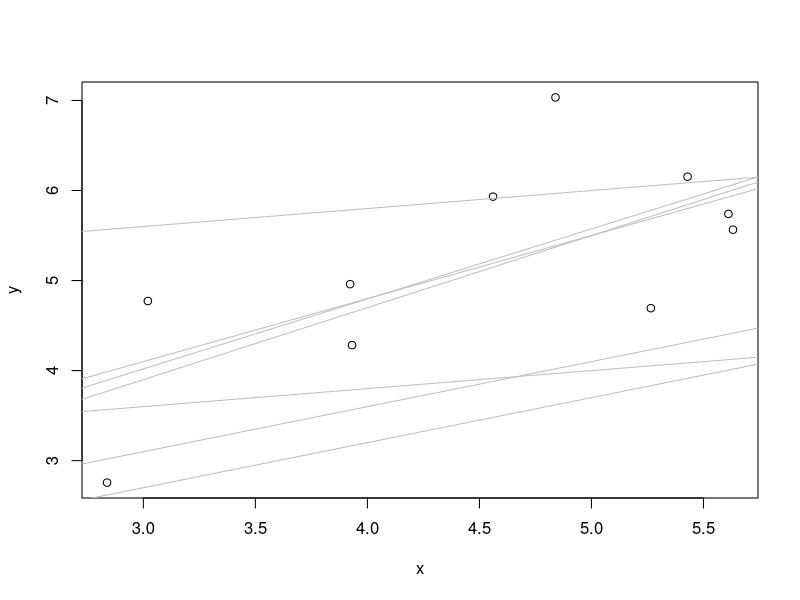
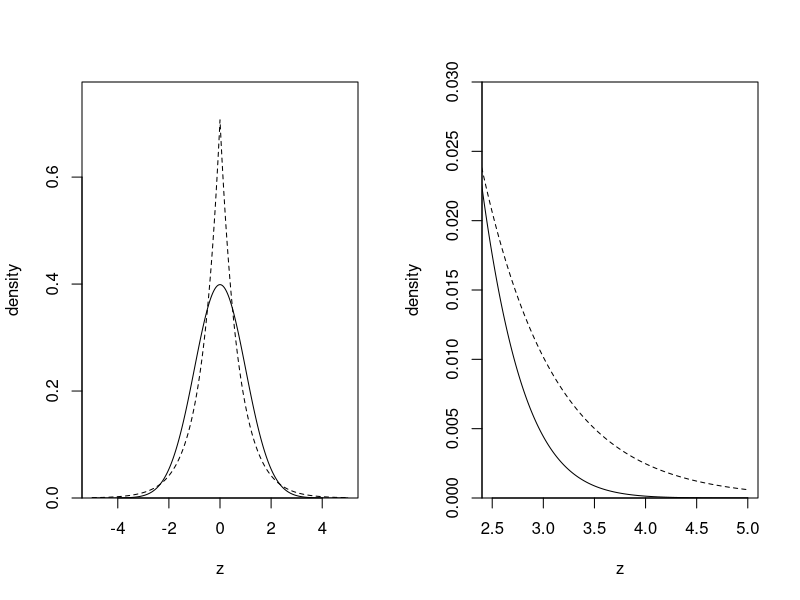
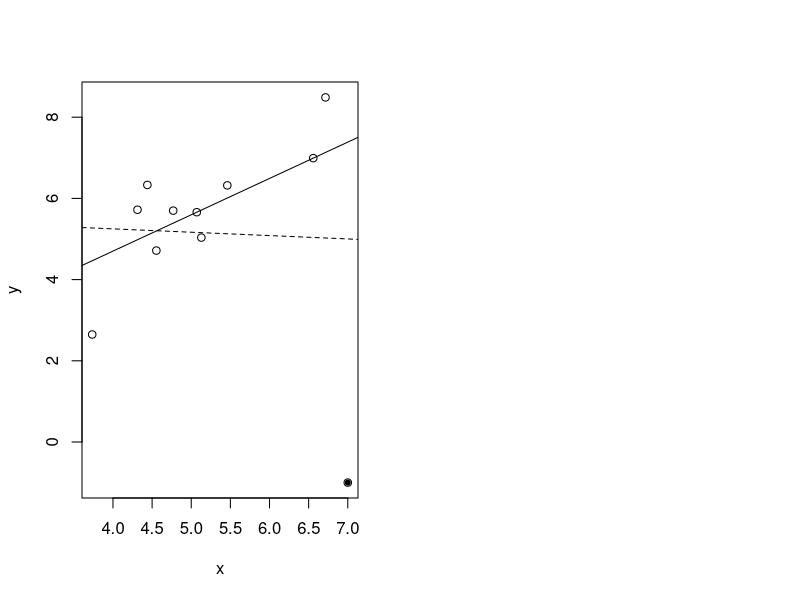

The R script that drew these images, in order:
## Section 2.2.1

x = rnorm(10,5,1)
#True beta0=2.0; true beta1=0.7; true sigma=1
y = 2.0 + 0.7*x + rnorm(10,0,1) 
plot(x,y)
sseplot = function(a,b) {
  abline(a,b, col="gray")
  sse = sum ((y - (a+b*x))^2)
  sse
}

sseplot(1.5,.8)   # intercept = 1.5, slope = .8
sseplot(1.6,.5)
sseplot(3.0,.2)
sseplot(5.0,.2)
sseplot(1.2,.5)
sseplot(2.0,.7)

b0.hat = lsfit(x,y)$coefficients[1]
b1.hat = lsfit(x,y)$coefficients[2]
sseplot(b0.hat,b1.hat)

b1.ols = cov(x,y)/var(x); b1.ols
b0.ols = mean(y) - b1.ols*mean(x); b0.ols

b1.hat; b0.hat

## Figure 2.2
par(mfrow=c(1,2))
z = seq(-5,5,.01)
p.normal = dnorm(z)
p.laplace = (1/sqrt(2))*exp(-sqrt(2)*abs(z))
plot(z, p.laplace, type="l", lty=2, yaxs="i",
  ylim=c(0,1.1*max(p.laplace)), ylab="density")
points(z, p.normal,type="l")
plot(z, p.laplace, type="l", lty=2, yaxs="i", ylim=c(0,.03),
  xlim = c(2.5,5), ylab="density")
points(z, p.normal,type="l")

## Figure 2.3
set.seed(123) # To fix the random numbers.
x = rnorm(10,5,1)
y = 2.0 + 0.7*x + rnorm(10,0,1)
x[11]=7; y[11]=-1.0 # An outlier
plot(x,y); points(x[11], y[11], pch=20)
abline(lsfit(x,y), lty=2)
library(quantreg)
abline(rq(y~x)$coefficients)

